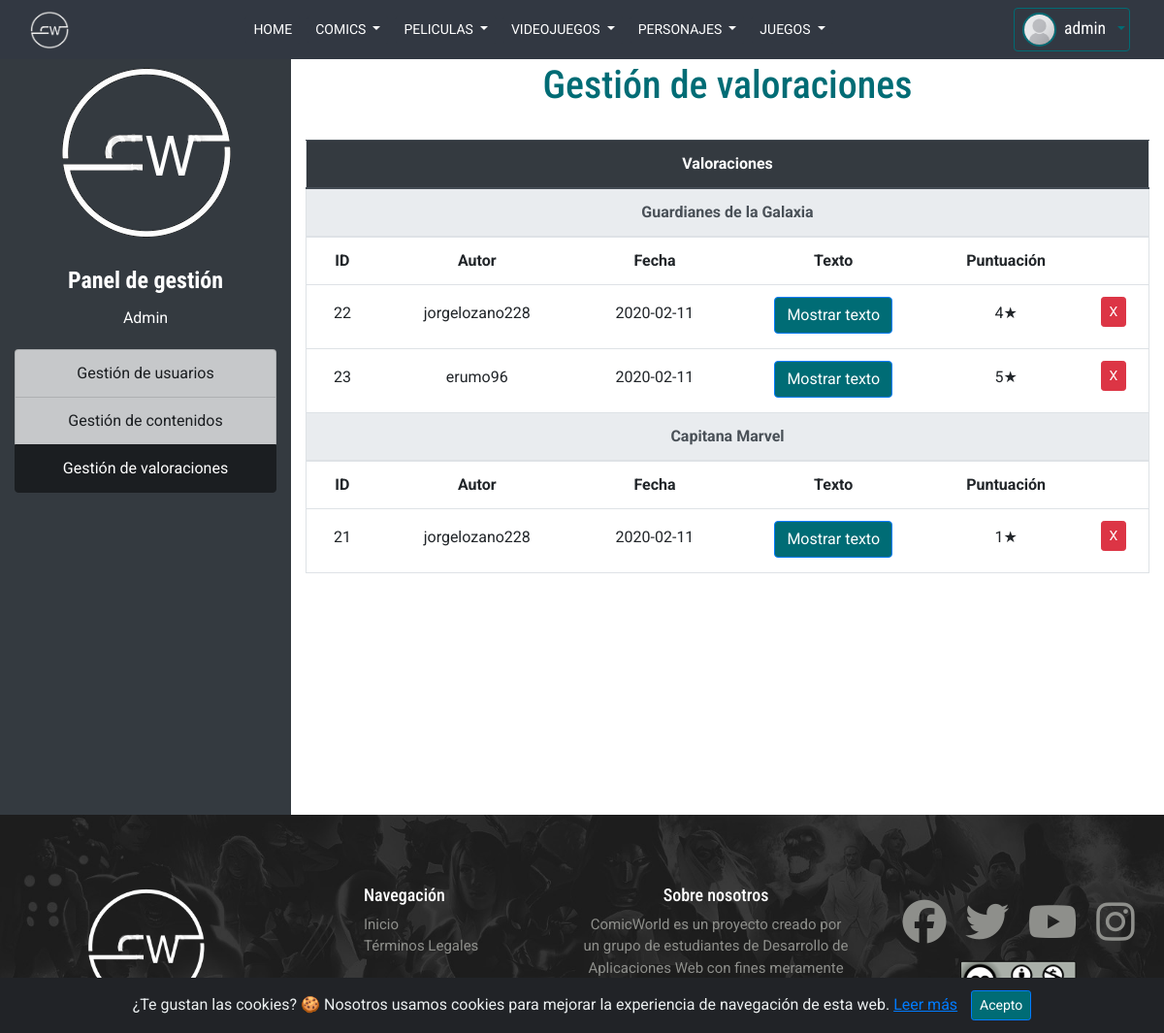
The app's page /ProyectoDIW/backendValoraciones.php (signed in) with its own data.
### tables this page shows
CREATE TABLE `usuario` (
  `id` int(11) NOT NULL,
  `username` varchar(200) NOT NULL,
  `password` varchar(200) NOT NULL,
  `nombre` varchar(200) NOT NULL,
  `apellido1` varchar(200) NOT NULL,
  `apellido2` varchar(200) DEFAULT NULL,
  `correo` varchar(200) NOT NULL,
  `fecha_nacimiento` date NOT NULL,
  `pais` varchar(200) NOT NULL,
  `codigo_postal` varchar(200) NOT NULL,
  `telefono` varchar(200) NOT NULL,
  `rol` varchar(200) NOT NULL,
  `usuario_google` tinyint(1) NOT NULL DEFAULT 0,
  `img_perfil` varchar(300) NOT NULL DEFAULT 'assets/img/usuarios/default_profile.jpg'
);

CREATE TABLE `valoracion` (
  `id` int(11) NOT NULL,
  `id_usuario` int(11) NOT NULL,
  `id_pelicula` int(11) NOT NULL,
  `texto` varchar(1000) NOT NULL,
  `puntuacion` int(11) NOT NULL DEFAULT 0,
  `fecha_valoracion` date NOT NULL DEFAULT current_timestamp()
);

### ProyectoDIW/models/controladores/ControladorUsuario.php (called while the page is built, shortened)
<?php
include_once 'models/entidades/Usuario.php';
class ControladorUsuario {
    public static function getUsuarioByID($id){
        $conexion=new Conexion();
        $resultado=$conexion->query("SELECT * FROM usuario WHERE id=$id");
        $registro=$resultado->fetch_object();
        $usuario=new Usuario($registro->username, $registro->password, $registro->nombre, $registro->apellido1, $registro->correo, $registro->fecha_nacimiento, $registro->pais, $registro->codigo_postal, $registro->telefono, $registro->rol, $registro->id, $registro->apellido2, $registro->usuario_google, $registro->img_perfil);
        return $usuario;
    }
}

### ProyectoDIW/includes/sesion.php (called while the page is built, shortened)
<?php
include_once 'models/controladores/ControladorUsuario.php';
if (isset($_SESSION['id_usuario'])){
    $usuario=ControladorUsuario::getUsuarioByID($_SESSION['id_usuario']);
}
?>

### ProyectoDIW/models/entidades/Usuario.php (called while the page is built, shortened)
<?php
class Usuario {
    public function __construct($username, $password, $nombre, $apellido1, $correo, $fecha_nacimiento, $pais, $codigo_postal, $telefono, $rol="usuario", $id=0, $apellido2="", $usuario_google=0, $img_perfil="assets/img/usuarios/default_profile.jpg") {
        $this->username=$username;
        $this->rol=$rol;
        $this->img_perfil=$img_perfil;
    }
}

### ProyectoDIW/models/controladores/ControladorValoracion.php (called while the page is built, shortened)
<?php
include_once 'models/entidades/Valoracion.php';
class ControladorValoracion {
    public static function getValoracionesYUsuarios(){
        $conexion=new Conexion();
        $idsPeliculas=[];
        $valoraciones=[];
        $resultado=$conexion->query("SELECT DISTINCT id_pelicula FROM valoracion v");
        while($registro=$resultado->fetch_object()){
            $idsPeliculas[]=$registro->id_pelicula;
        }
        $consultaPreparada=$conexion->prepare("SELECT p.titulo, u.username, v.* FROM valoracion v, pelicula p, usuario u WHERE v.id_pelicula=p.id AND u.id=v.id_usuario AND v.id_pelicula=?");
        foreach($idsPeliculas as $pelicula){
            $consultaPreparada->bind_param('i', $pelicula);
            $consultaPreparada->execute();
            $resultado=$consultaPreparada->get_result();
            while($registro=$resultado->fetch_object()){
                $valoracion=new Valoracion($registro->id_usuario, $registro->id_pelicula, $registro->texto, $registro->puntuacion, $registro->fecha_valoracion, $registro->id);
                $valoraciones[$registro->titulo][$registro->username]=$valoracion;
            }
        }
        return $valoraciones;
    }
}

### ProyectoDIW/models/entidades/Valoracion.php (called while the page is built, shortened)
<?php
class Valoracion {
    public function __construct($id_usuario, $id_pelicula, $texto, $puntuacion, $fecha_valoracion, $id=0) {
        $this->id=$id;
        $this->puntuacion=$puntuacion;
        $this->fecha_valoracion=$fecha_valoracion;
    }
}

### ProyectoDIW/includes/inclAdmin/componenteFilasValoraciones.php (the view, shortened to what this page needs)
<?php
function listarValoraciones($valoraciones){
    if (count($valoraciones)==0){?>
        <tr>
            <td class="text-center">
                <h5 class="font-weight-bold">No hay valoraciones de la base de datos</h5>
            </td>
        </tr>
    <?php
    }
    else{
        $i=0;
        foreach($valoraciones as $pelicula=>$arrayValoraciones){
            ?>
            <thead class="thead-light" data-toggle="collapse" href="<?php echo "#target$i" ?>" aria-expanded="true" aria-controls="<?php echo "#target$i" ?>">
                <tr >
                    <th colspan="6" data="toggle" class="text-center"><?php echo $pelicula ?></th>
                </tr>
            </thead>
            <tbody id="<?php echo "target$i" ?>">
                <tr>
                    <th>ID</th>
                    <th>Autor</th>
                    <th>Fecha</th>
                    <th>Texto</th>
                    <th>Puntuación</th>
                    <th></th>
                </tr>
            <?php
            foreach($arrayValoraciones as $usuario=>$valoracion){
                ?>
                <tr>
                    <td><p id="id<?php echo $valoracion->id?>"><?php echo $valoracion->id ?></p></td>
                    <td>
                        <p><?php echo $usuario ?></p>
                    </td>
                    <td>
                        <p><?php echo $valoracion->fecha_valoracion ?></p>
                    </td>
                    <td>
                        <button class="btnTextoVal btn btn-primary">Mostrar texto</button>
                    </td>
                    <td>
                        <p class="valoracion"><?php echo $valoracion->puntuacion?>★</p>
                    </td>
                    <td>
                        <form action="#" class="formGestionValoracion" method="POST">
                            <input type="submit" name="btnEliminarValoracion" value="X" class="btn btn-danger btn-sm">
                        </form>
                    </td>
                </tr>
                <?php
            }
            $i++;
            ?>
            </tbody>
            <?php
        }
    }
}

### ProyectoDIW/includes/menuNav.php (shortened to what this page needs)
<nav class="navbar fixed-top navbar-expand-lg navbar-fixed-top navbar-dark bg-success main-nav">
    <div class="container-fluid">
        <div class="navbar-header">
            <a href="index.php">
                <img src="assets/img/logo.png" alt="logo" height="40px" width="40px">
            </a>
        </div>
        <div class="collapse navbar-collapse" id="basicExampleNav">
            <ul class="nav navbar-nav mx-auto">
                <div class="nav-item dropdown">
                    <form action="index.php" method="GET">
                        <button class="btn btn-success bg-success btn-sm m-1 border-0" type="submit">HOME</button>
                    </form>
                </div>
                <div class="nav-item dropdown">
                    <button class="btn btn-success bg-success btn-sm dropdown-toggle m-1 border-0" type="button" id="dropdownMenuButton" data-toggle="dropdown" aria-haspopup="true" aria-expanded="false">
                        COMICS
                    </button>
                </div>
                <div class="nav-item dropdown">
                    <button class="btn btn-success bg-success btn-sm dropdown-toggle m-1 border-0" type="button" id="dropdownMenuButton" data-toggle="dropdown" aria-haspopup="true" aria-expanded="false">
                        PELICULAS
                    </button>
                </div>
                <div class="nav-item dropdown">
                    <button class="btn btn-success bg-success btn-sm dropdown-toggle m-1 border-0" type="button" id="dropdownMenuButton" data-toggle="dropdown" aria-haspopup="true" aria-expanded="false">
                        VIDEOJUEGOS
                    </button>
                </div>
                <div class="nav-item dropdown">
                    <button class="btn btn-success bg-success btn-sm dropdown-toggle m-1 border-0" type="button" id="dropdownMenuButton" data-toggle="dropdown" aria-haspopup="true" aria-expanded="false">
                        PERSONAJES
                    </button>
                </div>
                <div class="nav-item dropdown">
                    <button class="btn btn-success bg-success btn-sm dropdown-toggle m-1 border-0" type="button" id="dropdownMenuButton" data-toggle="dropdown" aria-haspopup="true" aria-expanded="false">
                        JUEGOS
                    </button>
                </div>
            </ul>
        </div>
        <?php if (isset($_SESSION['id_usuario'])){ ?>
            <div class="nav-item dropdown">
                <ul class="nav navbar-nav flex-row justify-content-between ml-auto">
                    <li id="dropdownLoginLI" class="dropdown order-1">
                        <button type="button" id="dropdownMenu1" data-toggle="dropdown" class="text-white ml-1 mr-1 btn btn-outline-primary dropdown-toggle p-1">
                            <span class="p-1"><img src="<?php echo $usuario->img_perfil ?>" class="rounded-circle mr-2 imgPerfilNav"><p class="d-inline m-0 nombreUsuarioNav"><?php echo $usuario->username?></p></span>
                        </button>
                    </li>
                </ul>
            </div>
            <?php } else { ?>
                <button class="btn float-right" data-toggle="modal" data-target="#exampleModal">
                    <i class="fas fa-user text-white"></i>
                </button>
            <?php } ?>
    </div>
</nav>
<div id="correctorBarra"></div>

### ProyectoDIW/includes/inclAdmin/backend_sidebar.php
<?php
function sidebar($usuario){
    ?>
    <div class="col-12 col-md-3 containerAlturaBackend bg-dark">
        <div class="row p-0">
            <div class="col-12 text-center p-4">
                <img class="img-fluid rounded-circle" src="assets/img/logo.png">
            </div>
            <div class="col-12">
                <h4 class="text-center text-white font-weight-bold">Panel de gestión</h4>
            </div>
            <div class="col-12">
                <p class="text-center text-white m-1"><?php echo ucfirst($usuario->rol) ?></p>
            </div>
        </div>
        <div class="row my-3">
            <div class="col-12">
                <div class="list-group text-center">
                    <?php
                    if ($usuario->rol=="admin"){
                    ?>
                        <a href="backendUsuario.php" class="list-group-item list-group-item-dark list-group-item-action <?php if (strpos($_SERVER['SCRIPT_NAME'], "backendUsuario.php" )!=false) echo "active" ?>">Gestión de usuarios</a>
                    <?php
                    }
                    ?>
                    <a href="backendContenido.php" class="list-group-item list-group-item-dark list-group-item-action <?php if (strpos($_SERVER['SCRIPT_NAME'], "backendContenido.php" )!=false) echo "active" ?>">Gestión de contenidos</a>
                    <?php
                    if ($usuario->rol=="admin"){
                    ?>
                        <a href="backendValoraciones.php" class="list-group-item list-group-item-dark list-group-item-action <?php if (strpos($_SERVER['SCRIPT_NAME'], "backendValoraciones.php" )!=false) echo "active" ?>">Gestión de valoraciones</a>
                    <?php
                    }
                    ?>
                </div>
            </div>
        </div>
    </div>
    <?php
}
?>

### ProyectoDIW/css/resume.css (style rules this page uses)
.bg-success { background-color: #323842 !important; }
.btn-primary { background-color: #006C75 !important; }
.btn-outline-primary { border-color: #006C75 !important; color: #006C75 !important; }
body { font-family: "Roboto", sans-serif; overflow-x: hidden; }
h1, h2, h3, h4, h5 { font-family: "Roboto Condensed", sans-serif; }
#correctorBarra { height: 40px; }
.nombreUsuarioNav { font-family: "Roboto Condensed", sans-serif; font-size: 1.1em; color: white; }
.imgPerfilNav { border: 2px solid #006C75; width: 35px; }
.valoracion { position: relative; overflow: hidden; display: inline-block; }
@media (min-width: 575px) { .containerAlturaBackend { height: 100vh; } }
.tablaBackend td p { margin: 0px; padding: 5px; }

### records on screen
usuario: img_perfil (placeholder picture), username "admin", rol "Admin"
valoracion: id "22", usuario "jorgelozano228", fecha_valoracion "2020-02-11", puntuacion "4"
valoracion: id "23", usuario "erumo96", fecha_valoracion "2020-02-11", puntuacion "5"
valoracion: id "21", usuario "jorgelozano228", fecha_valoracion "2020-02-11", puntuacion "1"

### other values on screen
$pelicula "Guardianes de la Galaxia"
$pelicula "Capitana Marvel"
